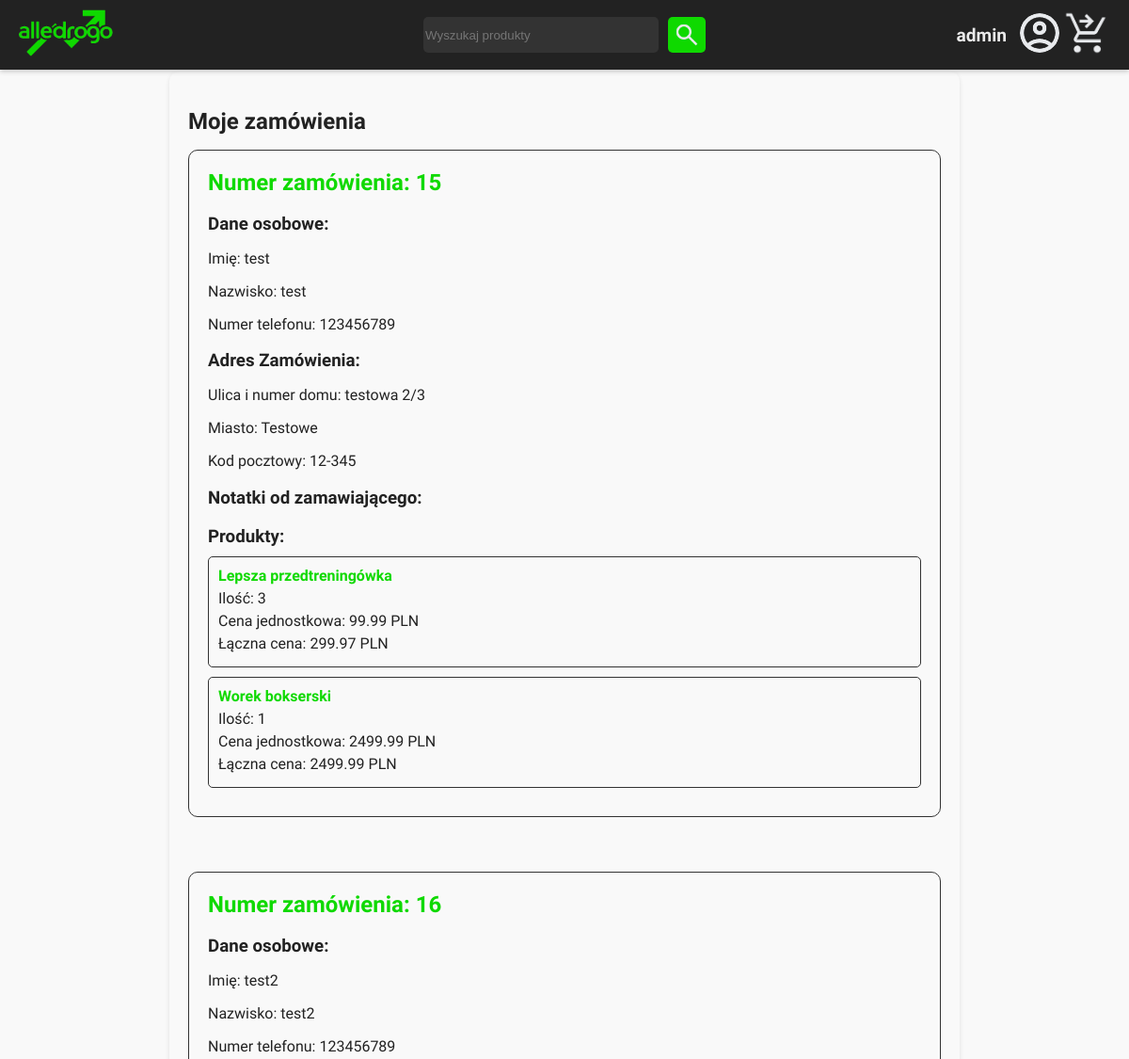
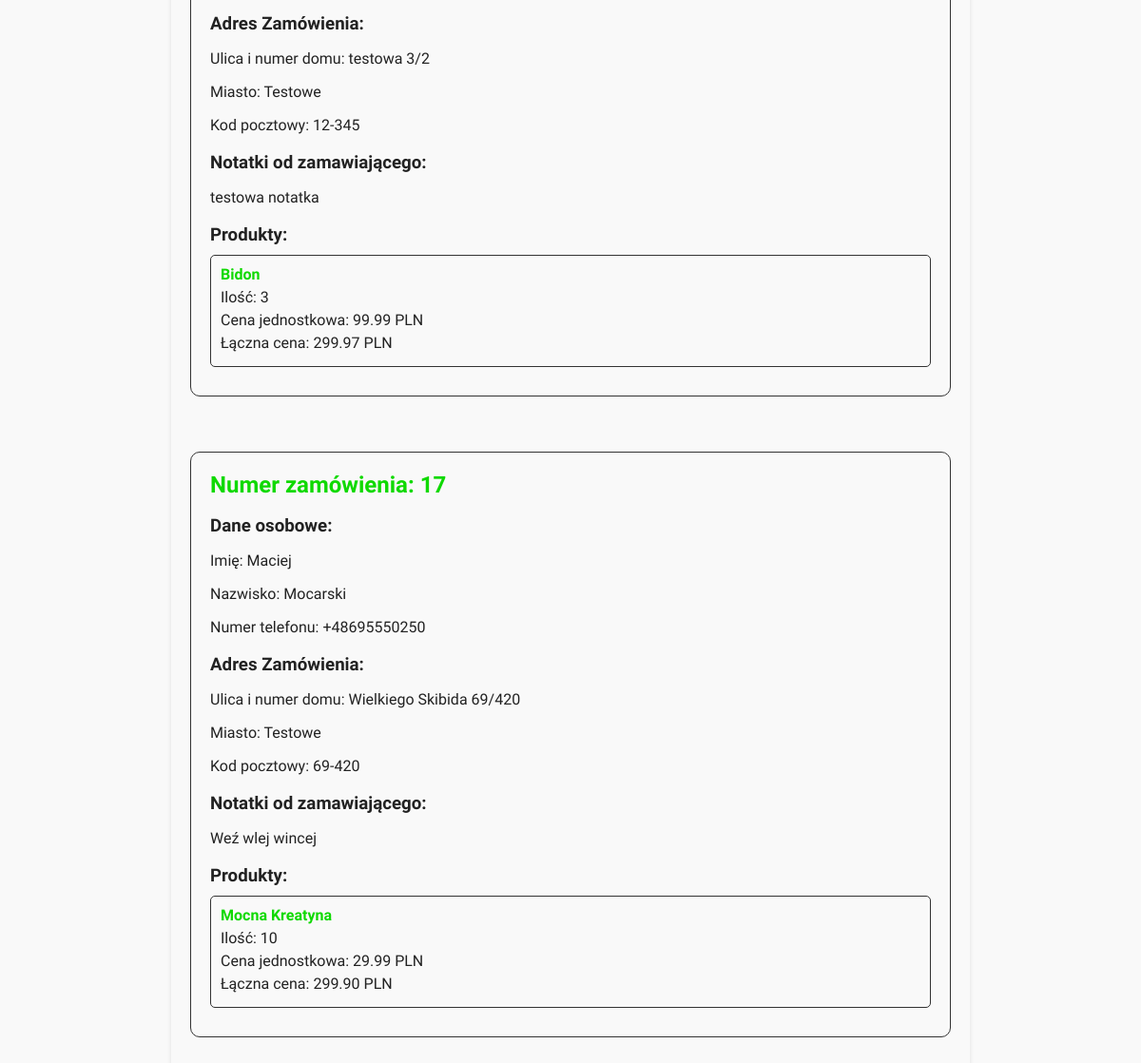
The page /zamowienia/ (signed in) on the database its author committed (2 pictures, top to bottom).
### alledrogo/models.py (models this page shows, shortened)
class Zamowienie(models.Model):
    id = models.AutoField(primary_key=True)
    produkty_z_iloscia = models.ManyToManyField(Produkt, through='PozycjaZamowienia', related_name='zamowienia_z_iloscia')
    klient = models.ForeignKey(User, on_delete=models.CASCADE)
    data_zamowienia = models.DateTimeField(auto_now_add=True)
    data_dostarczenia = models.DateTimeField()
    imie = models.CharField(max_length=100, default='brak')
    nazwisko = models.CharField(max_length=100, default='brak')
    ulica = models.CharField(max_length=255, default='brak')
    miasto = models.CharField(max_length=100, default='brak')
    kod_pocztowy = models.CharField(max_length=6, default='brak')
    numer_telefonu = models.CharField(max_length=15, default='brak')
    notatki = models.TextField(blank=True, null=True)

class PozycjaZamowienia(models.Model):
    zamowienie = models.ForeignKey(Zamowienie, on_delete=models.CASCADE)
    produkt = models.ForeignKey(Produkt, on_delete=models.CASCADE)
    ilosc = models.PositiveIntegerField(default=1)

class Produkt(models.Model):
    id = models.AutoField(primary_key=True)
    nazwa = models.CharField(max_length=256)
    opis = models.TextField()
    cena = models.FloatField()
    srednia_ocen = models.FloatField(default=0)
    kategoria = models.ForeignKey(Kategoria, on_delete=models.CASCADE)
    firma = models.ForeignKey(Firma, on_delete=models.CASCADE, null=True, blank=True)
    zdjecie = models.ImageField(upload_to='media/zdjecia_produktow', null=True, blank=True)

### alledrogo/views.py (the view)
# urls.py: path('zamowienia/', views.zamowienia, name='zamowienia'),
def zamowienia(request):
    zamowienia = Zamowienie.objects.filter(klient=request.user)
    return render(request, 'orders.html', {'zamowienia': zamowienia})

### alledrogo/templatetags/custom_filters.py (called while the page is built)
@register.filter(name='mul')
def mul(value, arg):
    try:
        return float(value) * float(arg)
    except (ValueError, TypeError):
        return ''

### alledrogo/templates/orders.html
{% extends "template.html" %}
{% load custom_filters %}
{% block content %}
<div class="orders">
    <br>
    <h2>Moje zamówienia</h2>
    {% if zamowienia %}
        <ul class="order-list">
            {% for zamowienie in zamowienia %}
                <li class="order-item">
                    <h2>Numer zamówienia: {{ zamowienie.id }}</h2>
                    <h3>Dane osobowe:</h3>
                    <p>Imię: {{ zamowienie.imie }}</p>
                    <p>Nazwisko: {{ zamowienie.nazwisko }}</p>
                    <p>Numer telefonu: {{ zamowienie.numer_telefonu }}</p>
                    <h3>Adres Zamówienia:</h3>
                    <p>Ulica i numer domu: {{ zamowienie.ulica }}</p>
                    <p>Miasto: {{ zamowienie.miasto }}</p>
                    <p>Kod pocztowy: {{ zamowienie.kod_pocztowy }}</p>
                    <h3>Notatki od zamawiającego:</h3>
                    <p>{{ zamowienie.notatki }}</p>
                    <h3>Produkty:</h3>
                    <ul class="product-list">
                        {% for pozycja in zamowienie.pozycjazamowienia_set.all %}
                            <li class="product-item">
                                <div class="product-details">
                                    <h4>{{ pozycja.produkt.nazwa }}</h4>
                                    <p>Ilość: {{ pozycja.ilosc }}</p>
                                    <p>Cena jednostkowa: {{ pozycja.produkt.cena }} PLN</p>
                                    <p>Łączna cena: {{ pozycja.ilosc|mul:pozycja.produkt.cena|floatformat:2 }} PLN</p>
                                </div>
                            </li>
                        {% endfor %}
                    </ul>
                </li>
                <br>
                <br>
            {% endfor %}
        </ul>
    {% else %}
        <p>Nie masz żadnych zamówień.</p>
    {% endif %}
</div>
{% endblock %}

### alledrogo/templates/template.html (shortened to what this page needs)
<!DOCTYPE html>
<html lang="en">
<head>
    {% load static %}
    <link rel="stylesheet" href="{% static 'style.css' %}" />
</head>
<body>
    <div id="header">
        <a href="{% url 'home' %}">
            <img src="{% static 'images/logo-rectangle.png' %}" height="50px" />
        </a>
        <div id="search">
            <form method="get" action="{% url 'home' %}">
                <div id="search-container">
                    <input type="text" name="search" id="search-input" placeholder="Wyszukaj produkty" value="{{ request.GET.search }}" />
                    <button type="submit" id="search-button">
                        <img src="{% static 'images/search-image.png' %}" id="search-button-image" />
                    </button>
                </div>
            </form>
        </div>
        {% if user.is_authenticated %}
        <div id="user">
            <span>{{ user.username }}</span>
            <a href="{% url 'profile' %}">
                <img src="{% static 'images/account-image.png' %}" alt="" />
            </a>
            <div id="cart">
                <a href="{% url 'koszyk' %}">
                    <img src="{% static 'images/koszyk.png' %}" alt="Koszyk" height="40px" />
                </a>
            </div>
        </div>
        {% else %}
        <a href="{% url 'login' %}">
            <img src="{% static 'images/account-image.png' %}" alt="" />
        </a>
        {% endif %}
    </div>
    {% block content %}{% endblock %}
</body>
</html>

### alledrogo/static/style.css (style rules this page uses)
:root { --primary-color: #0fd900; --accent-color: #222; --darker-color: #333; --background-color-light: #f9f9f9; --text-color-light: #222; --background-color-dark: #1e1e1e; --text-color-dark: #eaeaea; --button-bg: #0fd900; --button-text: white; }
body { font-family: "Ubuntu", sans-serif; background-color: var(--background-color-light); color: var(--text-color-light); margin: 0; transition: background-color 0.3s ease, color 0.3s ease; padding-top: 76px; }
#header { display: flex; justify-content: space-between; align-items: center; background-color: var(--accent-color); padding: 10px 20px; box-shadow: 0 2px 5px rgba(0, 0, 0, 0.2); position: fixed; top: 0; width: calc(100% - 40px); z-index: 1000; transition: top 0.3s ease; }
#header img { height: 50px; }
#header button { background-color: var(--button-bg); color: var(--button-text); border: none; padding: 10px 15px; margin-left: 10px; border-radius: 5px; font-weight: bold; cursor: pointer; transition: background-color 0.3s ease, transform 0.2s ease; }
#search { position: absolute; left: 50%; transform: translateX(-50%); display: flex; align-items: center; }
#search-container { display: flex; align-items: center; }
#search-input { height: 38px; border: 0; background-color: var(--darker-color); padding: 2px; width: 250px; border-radius: 5px; color: var(--text-color-dark); box-sizing: border-box; }
#search-button { padding: 5px !important; width: 40px; height: 38px; background-color: var(--button-bg); border: none; border-radius: 0 5px 5px 0; cursor: pointer; display: flex; justify-content: center; align-items: center; }
#search-button-image { height: 30px !important; }
#user { display: flex; align-items: center; }
#user span { margin-right: 10px; color: var(--text-color-dark); font-weight: bold; font-size: 1.2rem; }
input[type="text" i] { padding-block: auto; padding-inline: auto; }
h2 { display: block; font-size: 1.5em; margin-block-start: 0; margin-block-end: 0; margin-inline-start: 0; margin-inline-end: 0; font-weight: bold; unicode-bidi: isolate; }
form:not(.item-details form) { margin: 20px 0; text-align: center; }
.orders { max-width: 800px; margin: 0 auto; padding: 20px; background-color: var(--background-color-light); border-radius: 10px; box-shadow: 0 2px 5px rgba(0, 0, 0, 0.1); }
.order-list { list-style-type: none; padding: 0; }
.order-item { margin-bottom: 20px; padding: 20px; background-color: var(--background-color-light); border: 1px solid var(--darker-color); border-radius: 10px; }
.order-item h2 { margin-top: 0; color: var(--primary-color); }
.order-item h3 { margin-bottom: 10px; color: var(--accent-color); }
.product-list { list-style-type: none; padding: 0; }
.product-item { margin-bottom: 10px; padding: 10px; background-color: var(--background-color-light); border: 1px solid var(--darker-color); border-radius: 5px; }
.product-details h4 { margin: 0; color: var(--primary-color); }
.product-details p { margin: 5px 0; }

### rows shown on the page
Zamowienie: id "15", imie "test", nazwisko "test", numer_telefonu "123456789", ulica "testowa 2/3", miasto "Testowe", kod_pocztowy "12-345"
PozycjaZamowienia: produkt.nazwa "Lepsza przedtreningówka", ilosc "3", produkt.cena "99.99", ilosc|mul "299.97"
PozycjaZamowienia: produkt.nazwa "Worek bokserski", ilosc "1", produkt.cena "2499.99", ilosc|mul "2499.99"
Zamowienie: id "16", imie "test2", nazwisko "test2", numer_telefonu "123456789", ulica "testowa 3/2", miasto "Testowe", kod_pocztowy "12-345", notatki "testowa notatka"
PozycjaZamowienia: produkt.nazwa "Bidon", ilosc "3", produkt.cena "99.99", ilosc|mul "299.97"
Zamowienie: id "17", imie "Maciej", nazwisko "Mocarski", numer_telefonu "+48695550250", ulica "Wielkiego Skibida 69/420", miasto "Testowe", kod_pocztowy "69-420", notatki "Weź wlej wincej"
PozycjaZamowienia: produkt.nazwa "Mocna Kreatyna", ilosc "10", produkt.cena "29.99", ilosc|mul "299.90"

### other values the page prints
{{ user.username }} "admin"
